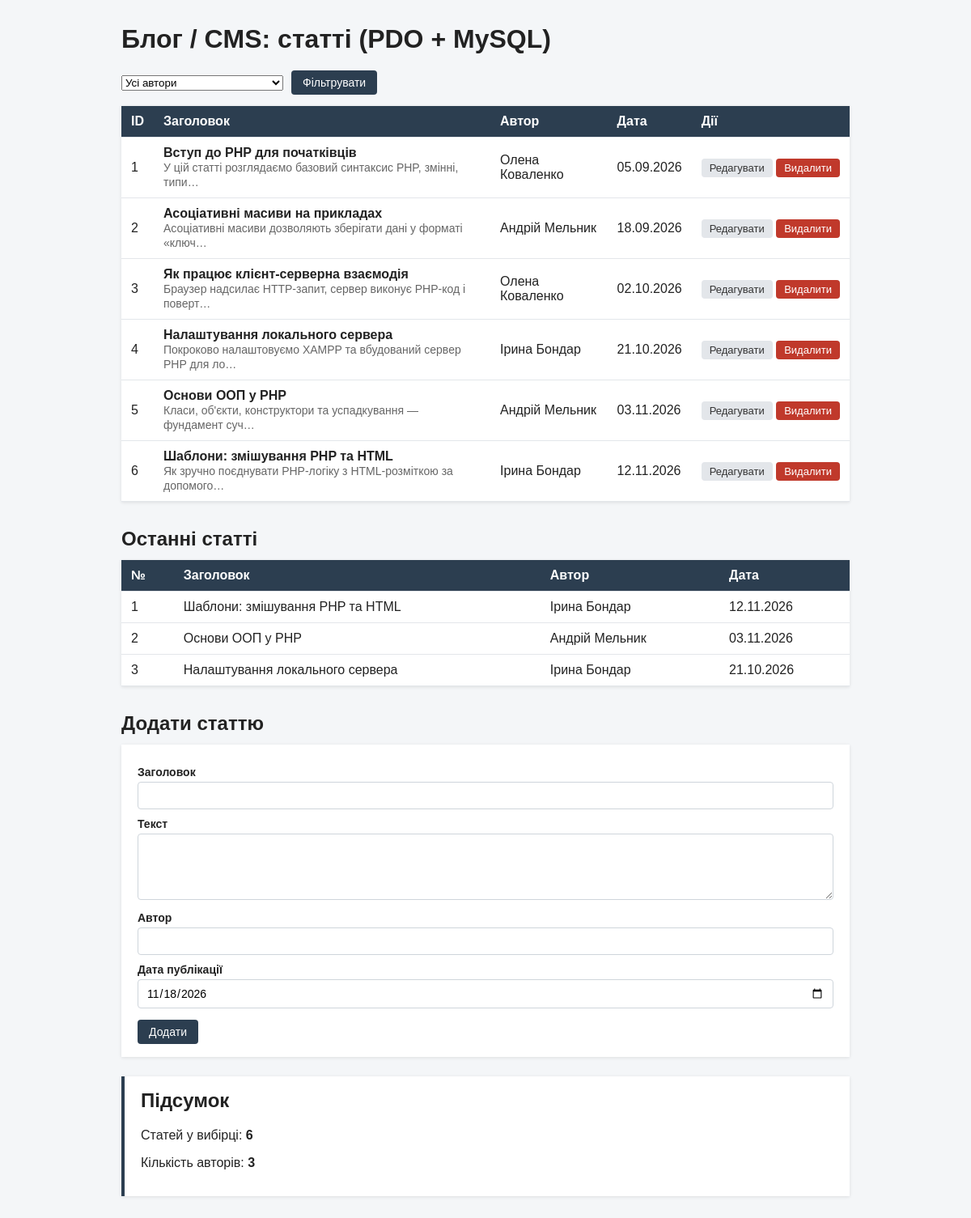
The page / on the database its author committed.
### tables this page shows
CREATE TABLE IF NOT EXISTS articles (
    id           INT AUTO_INCREMENT PRIMARY KEY,
    title        VARCHAR(255) NOT NULL,
    content      TEXT         NOT NULL,
    author       VARCHAR(100) NOT NULL,
    published_at DATE         NOT NULL
);

### classes/ArticleRepository.php (called while the page is built, shortened)
<?php
class ArticleRepository
{
    public function all(): array
    {
        return $this->pdo->query('SELECT * FROM articles ORDER BY id')->fetchAll();
    }
    public function listRecent(int $limit): array
    {
        $stmt = $this->pdo->prepare('SELECT * FROM articles ORDER BY published_at DESC LIMIT :limit');
        $stmt->bindValue(':limit', $limit, PDO::PARAM_INT);
        $stmt->execute();
        return $stmt->fetchAll();
    }
    public function authors(): array
    {
        return $this->pdo->query('SELECT DISTINCT author FROM articles ORDER BY author')
            ->fetchAll(PDO::FETCH_COLUMN);
    }
}

### lib/functions.php (called while the page is built, shortened)
<?php
function e(string $text): string
{
    return htmlspecialchars($text, ENT_QUOTES, 'UTF-8');
}
function formatDate(string $date): string
{
    return date('d.m.Y', strtotime($date));
}
function truncateText(string $text, int $length = 60): string
{
    return rtrim(mb_substr($text, 0, $length)) . '…';
}

### index.php (the view, shortened to what this page needs)
<?php
$pdo = require_once __DIR__ . '/db.php';
require_once __DIR__ . '/classes/ArticleRepository.php';
require_once __DIR__ . '/lib/functions.php';
$repo = new ArticleRepository($pdo);
$selectedAuthor = trim((string) ($_GET['author'] ?? ''));
$articles = $selectedAuthor !== '' ? $repo->findByAuthor($selectedAuthor) : $repo->all();
$recent = $repo->listRecent(3);
$authors = $repo->authors();
?>
<!DOCTYPE html>
<html lang="uk">
<head>
    <link rel="stylesheet" href="style.css">
</head>
<body>
    <main class="container">
        <h1>Блог / CMS: статті (PDO + MySQL)</h1>
        <form method="get" action="index.php" class="form-inline">
            <select name="author">
                <option value="">Усі автори</option>
            </select>
            <button type="submit" class="btn">Фільтрувати</button>
        </form>
        <table>
            <thead>
                <tr>
                    <th>ID</th>
                    <th>Заголовок</th>
                    <th>Автор</th>
                    <th>Дата</th>
                    <th>Дії</th>
                </tr>
            </thead>
            <tbody>
                <?php foreach ($articles as $article): ?>
                    <tr>
                        <td><?= (int) $article['id'] ?></td>
                        <td>
                            <strong><?= e($article['title']) ?></strong><br>
                            <span class="muted"><?= e(truncateText($article['content'], 60)) ?></span>
                        </td>
                        <td><?= e($article['author']) ?></td>
                        <td><?= e(formatDate($article['published_at'])) ?></td>
                        <td class="actions">
                            <a href="edit.php?id=<?= (int) $article['id'] ?>" class="btn btn-light btn-sm">Редагувати</a>
                            <form method="post" action="delete.php"
                                  onsubmit="return confirm('Видалити статтю «<?= e(addslashes($article['title'])) ?>»?');">
                                <button type="submit" class="btn btn-danger btn-sm">Видалити</button>
                            </form>
                        </td>
                    </tr>
                <?php endforeach; ?>
            </tbody>
        </table>
        <h2 class="section-title">Останні статті</h2>
        <table>
            <thead>
                <tr>
                    <th>№</th>
                    <th>Заголовок</th>
                    <th>Автор</th>
                    <th>Дата</th>
                </tr>
            </thead>
            <tbody>
                <?php foreach ($recent as $i => $article): ?>
                    <tr>
                        <td><?= $i + 1 ?></td>
                        <td><?= e($article['title']) ?></td>
                        <td><?= e($article['author']) ?></td>
                        <td><?= e(formatDate($article['published_at'])) ?></td>
                    </tr>
                <?php endforeach; ?>
            </tbody>
        </table>
        <h2 class="section-title">Додати статтю</h2>
        <form method="post" action="add.php" class="form-box">
            <label for="title">Заголовок</label>
            <input type="text" id="title" name="title" maxlength="255" required>
            <label for="content">Текст</label>
            <textarea id="content" name="content" rows="4" required></textarea>
            <label for="author">Автор</label>
            <input type="text" id="author" name="author" maxlength="100" required>
            <label for="published_at">Дата публікації</label>
            <input type="date" id="published_at" name="published_at" value="<?= date('Y-m-d') ?>" required>
            <button type="submit" class="btn">Додати</button>
        </form>
        <section class="summary">
            <h2>Підсумок</h2>
            <p>Статей у вибірці: <strong><?= count($articles) ?></strong></p>
            <p>Кількість авторів: <strong><?= count($authors) ?></strong></p>
        </section>
    </main>
</body>
</html>

### style.css (style rules this page uses)
body { margin: 0; font-family: Arial, Helvetica, sans-serif; background: #f4f6f8; color: #222; }
.container { max-width: 900px; margin: 30px auto; padding: 0 16px; }
h1 { margin-bottom: 20px; }
table { width: 100%; border-collapse: collapse; background: #fff; box-shadow: 0 1px 4px rgba(0, 0, 0, 0.1); }
th, td { padding: 10px 12px; text-align: left; border-bottom: 1px solid #e3e6ea; }
th { background: #2c3e50; color: #fff; }
.summary { margin-top: 24px; padding: 16px 20px; background: #fff; border-left: 4px solid #2c3e50; box-shadow: 0 1px 4px rgba(0, 0, 0, 0.1); }
.summary h2 { margin-top: 0; }
h2.section-title { margin: 32px 0 12px; }
.form-box { padding: 16px 20px; background: #fff; box-shadow: 0 1px 4px rgba(0, 0, 0, 0.1); }
.form-box label { display: block; margin: 10px 0 4px; font-size: 14px; font-weight: bold; }
.form-box input, .form-box textarea, .form-box select { width: 100%; padding: 8px 10px; border: 1px solid #cfd5db; border-radius: 4px; font-family: inherit; font-size: 14px; box-sizing: border-box; }
.form-inline { display: flex; gap: 10px; align-items: center; margin-bottom: 14px; }
.form-inline select { width: auto; min-width: 200px; }
.btn { display: inline-block; padding: 7px 14px; border: none; border-radius: 4px; background: #2c3e50; color: #fff; font-size: 14px; text-decoration: none; cursor: pointer; }
.btn-danger { background: #c0392b; }
.btn-light { background: #e3e6ea; color: #333; }
.btn-sm { padding: 4px 10px; font-size: 13px; }
.actions { white-space: nowrap; }
.actions form { display: inline; }
.form-box .btn { margin-top: 14px; margin-right: 6px; }
.muted { color: #666; font-size: 14px; }

### rows shown on the page
articles: id "1", title "Вступ до PHP для початківців", content "У цій статті розглядаємо базовий синтаксис PHP, змінні, типи…", author "Олена Коваленко", published_at "05.09.2026"
articles: id "2", title "Асоціативні масиви на прикладах", content "Асоціативні масиви дозволяють зберігати дані у форматі «ключ…", author "Андрій Мельник", published_at "18.09.2026"
articles: id "3", title "Як працює клієнт-серверна взаємодія", content "Браузер надсилає HTTP-запит, сервер виконує PHP-код і поверт…", author "Олена Коваленко", published_at "02.10.2026"
articles: id "4", title "Налаштування локального сервера", content "Покроково налаштовуємо XAMPP та вбудований сервер PHP для ло…", author "Ірина Бондар", published_at "21.10.2026"
articles: id "5", title "Основи ООП у PHP", content "Класи, об'єкти, конструктори та успадкування — фундамент суч…", author "Андрій Мельник", published_at "03.11.2026"
articles: id "6", title "Шаблони: змішування PHP та HTML", content "Як зручно поєднувати PHP-логіку з HTML-розміткою за допомого…", author "Ірина Бондар", published_at "12.11.2026"

### other values the page prints
count($articles) "6"
count($authors) "3"
